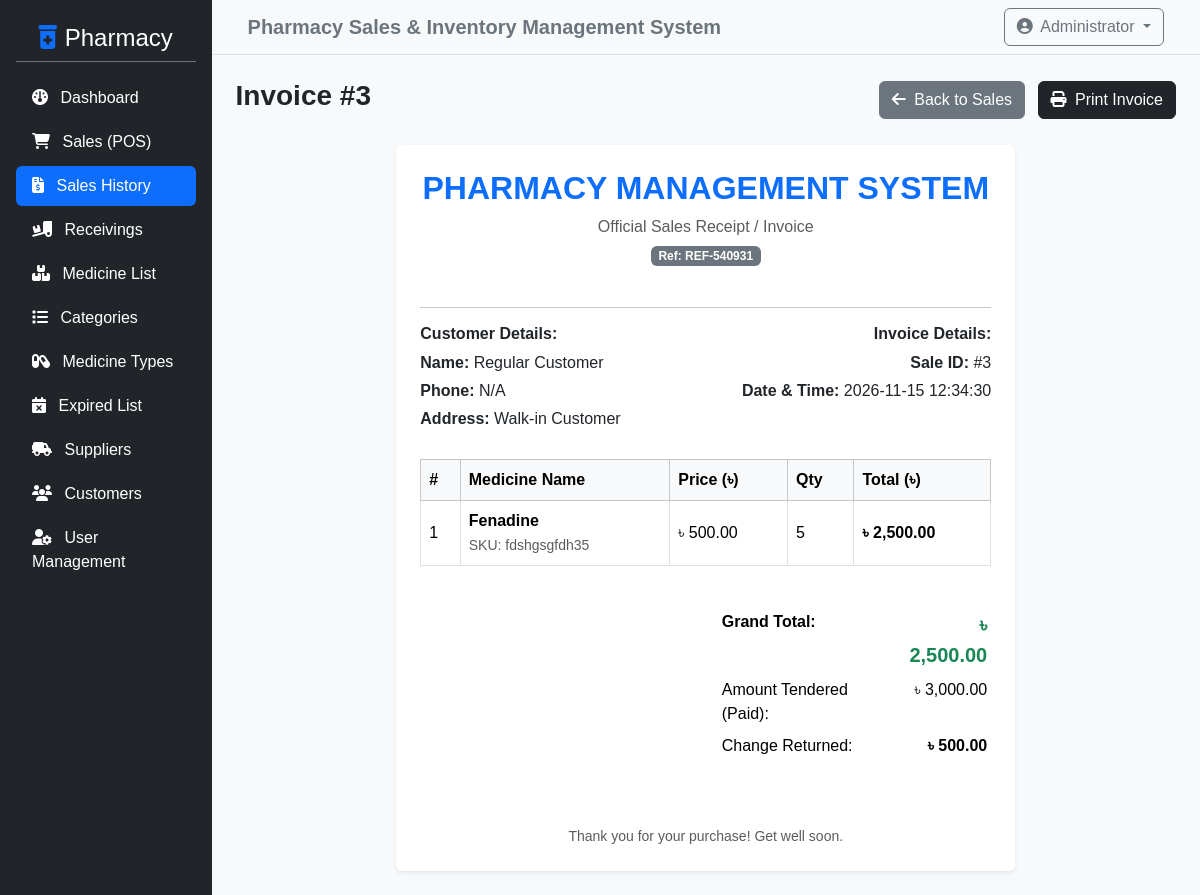
Screenshot of /admin/view_sale.php?id=3 (signed in) with the database file from the repository.
### tables this page shows
CREATE TABLE `sales_list` (
  `id` int NOT NULL,
  `ref_no` varchar(100) DEFAULT NULL,
  `customer_id` int NOT NULL DEFAULT '0',
  `total_amount` double NOT NULL,
  `amount_tendered` double NOT NULL,
  `amount_change` double NOT NULL,
  `date_updated` datetime NOT NULL DEFAULT CURRENT_TIMESTAMP ON UPDATE CURRENT_TIMESTAMP,
  `date_created` datetime DEFAULT CURRENT_TIMESTAMP
);

CREATE TABLE `customer_list` (
  `id` int NOT NULL,
  `name` text NOT NULL,
  `contact` varchar(30) NOT NULL,
  `address` text NOT NULL,
  `phone` varchar(50) DEFAULT NULL
);

CREATE TABLE `sale_items` (
  `id` int NOT NULL,
  `sale_id` int NOT NULL,
  `product_id` int NOT NULL,
  `price` decimal(10,2) NOT NULL,
  `qty` int NOT NULL,
  `total` decimal(10,2) NOT NULL
);

CREATE TABLE `product_list` (
  `id` int NOT NULL,
  `category_id` int NOT NULL,
  `type_id` int DEFAULT NULL,
  `sku` varchar(50) NOT NULL,
  `price` double NOT NULL,
  `name` varchar(150) NOT NULL,
  `measurement` varchar(50) DEFAULT NULL,
  `description` text NOT NULL,
  `prescription` tinyint(1) NOT NULL DEFAULT '0',
  `expiry_date` date DEFAULT NULL,
  `supplier_id` int DEFAULT NULL,
  `quantity` int DEFAULT '0'
);

### admin/view_sale.php (the view, shortened to what this page needs)
<?php
include '../config/db_connect.php';
$sale_id = intval($_GET['id'] ?? 0);
$sale_res = $conn->query("SELECT s.*, c.name as customer_name, c.phone as customer_phone, c.address as customer_address
                          FROM sales_list s
                          LEFT JOIN customer_list c ON s.customer_id = c.id
                          WHERE s.id = $sale_id");
$sale = $sale_res->fetch_assoc();
$items_res = $conn->query("SELECT si.*, p.name as product_name, p.sku
                           FROM sale_items si
                           LEFT JOIN product_list p ON si.product_id = p.id
                           WHERE si.sale_id = $sale_id");
?>
<?php include '../includes/header.php'; ?>
<div class="d-flex">
    <?php include '../includes/sidebar.php'; ?>
    <div class="w-100 bg-light min-vh-100">
        <?php include '../includes/topbar.php'; ?>
        <div class="container-fluid p-4">
            <div class="d-flex justify-content-between align-items-center mb-4">
                <h3 class="fw-bold">Invoice #<?php echo $sale['id']; ?></h3>
                <div>
                    <a href="sales.php" class="btn btn-secondary me-2"><i class="fa-solid fa-arrow-left me-1"></i> Back to Sales</a>
                    <button onclick="window.print();" class="btn btn-dark"><i class="fa-solid fa-print me-1"></i> Print Invoice</button>
                </div>
            </div>
            <div class="row">
                <div class="col-md-8 mx-auto">
                    <div class="card shadow-sm border-0 p-4">
                        <div class="text-center mb-4">
                            <h2 class="fw-bold text-primary">PHARMACY MANAGEMENT SYSTEM</h2>
                            <p class="text-muted mb-1">Official Sales Receipt / Invoice</p>
                            <span class="badge bg-secondary">Ref: <?php echo htmlspecialchars($sale['ref_no']); ?></span>
                        </div>
                        <hr>
                        <div class="row mb-4">
                            <div class="col-sm-6">
                                <h6 class="fw-bold text-dark">Customer Details:</h6>
                                <p class="mb-1"><strong>Name:</strong> <?php echo htmlspecialchars($sale['customer_name'] ?? 'Walk-in Customer'); ?></p>
                                <p class="mb-1"><strong>Phone:</strong> <?php echo htmlspecialchars($sale['customer_phone'] ?? 'N/A'); ?></p>
                                <p class="mb-1"><strong>Address:</strong> <?php echo htmlspecialchars($sale['customer_address'] ?? 'N/A'); ?></p>
                            </div>
                            <div class="col-sm-6 text-sm-end">
                                <h6 class="fw-bold text-dark">Invoice Details:</h6>
                                <p class="mb-1"><strong>Sale ID:</strong> #<?php echo $sale['id']; ?></p>
                                <p class="mb-1"><strong>Date & Time:</strong> <?php echo htmlspecialchars($sale['date_created']); ?></p>
                            </div>
                        </div>
                        <div class="table-responsive mb-4">
                            <table class="table table-bordered align-middle">
                                <thead class="table-light">
                                    <tr>
                                        <th>#</th>
                                        <th>Medicine Name</th>
                                        <th>Price (৳)</th>
                                        <th>Qty</th>
                                        <th>Total (৳)</th>
                                    </tr>
                                </thead>
                                <tbody>
                                    <?php if ($items_res && $items_res->num_rows > 0): ?>
                                        <?php $i = 1; while ($item = $items_res->fetch_assoc()): ?>
                                            <tr>
                                                <td><?php echo $i++; ?></td>
                                                <td>
                                                    <strong><?php echo htmlspecialchars($item['product_name']); ?></strong><br>
                                                    <small class="text-muted">SKU: <?php echo htmlspecialchars($item['sku'] ?? 'N/A'); ?></small>
                                                </td>
                                                <td>৳ <?php echo number_format($item['price'], 2); ?></td>
                                                <td><?php echo $item['qty']; ?></td>
                                                <td class="fw-bold">৳ <?php echo number_format($item['total'], 2); ?></td>
                                            </tr>
                                        <?php endwhile; ?>
                                    <?php endif; ?>
                                </tbody>
                            </table>
                        </div>
                        <div class="row">
                            <div class="col-md-6 offset-md-6">
                                <table class="table table-sm table-borderless">
                                    <tr>
                                        <td class="fw-bold">Grand Total:</td>
                                        <td class="text-end fw-bold text-success fs-5">৳ <?php echo number_format($sale['total_amount'], 2); ?></td>
                                    </tr>
                                    <tr>
                                        <td>Amount Tendered (Paid):</td>
                                        <td class="text-end">৳ <?php echo number_format($sale['amount_tendered'], 2); ?></td>
                                    </tr>
                                    <tr>
                                        <td>Change Returned:</td>
                                        <td class="text-end fw-bold">৳ <?php echo number_format($sale['amount_change'], 2); ?></td>
                                    </tr>
                                </table>
                            </div>
                        </div>
                        <div class="text-center mt-5 text-muted small">
                            <p class="mb-0">Thank you for your purchase! Get well soon.</p>
                        </div>
                    </div>
                </div>
            </div>
        </div>
    </div>
</div>
<?php include '../includes/footer.php'; ?>

### assets/css/style.css (style rules this page uses)
body { font-family: 'Segoe UI', Tahoma, Geneva, Verdana, sans-serif; background-color: #f8f9fa; }
body { background-color: #f8f9fa; font-family: Arial, sans-serif; }

### rows the page displays
sales_list: id "3", ref_no "REF-540931", customer_list.name "Regular Customer", customer_list.phone "N/A", customer_list.address "Walk-in Customer", date_created "2026-11-15 12:34:30", total_amount "2,500.00", amount_tendered "3,000.00", amount_change "500.00"
sale_items: product_list.name "Fenadine", product_list.sku "fdshgsgfdh35", price "500.00", qty "5", total "2,500.00"
